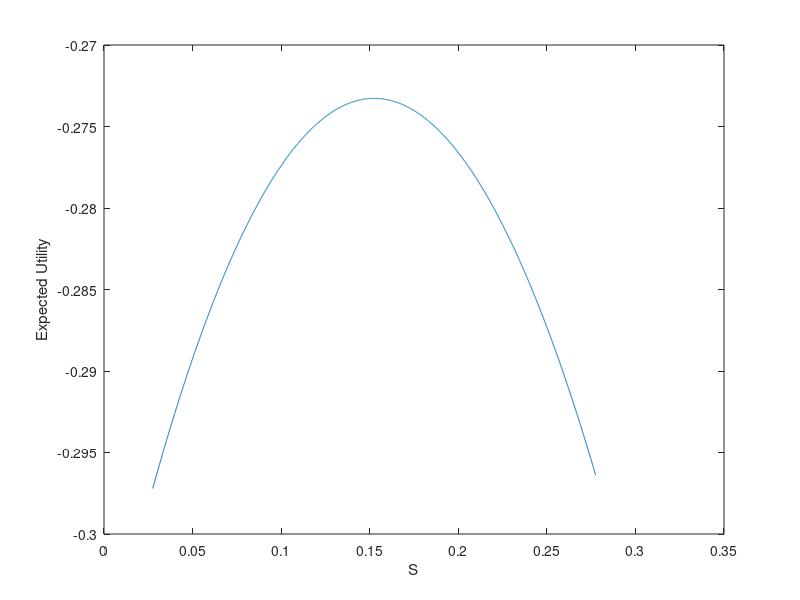

The MATLAB script that drew this image:
% Two-period life-cycle model with income risk (saving in riskless bond only)
% Written by Michael Hatcher (m.c.hatcher@soton.ac.uk) in 2017.

clear; clc;

% Parameter values
beta = 0.96; r = 0.05; Y1 = 1; p = 0.5;
eps1 = 0.5; eps2 = 1.05;
Nguess = 8000; 
Sguess = NaN(Nguess,1); U = Sguess;

S_vec = linspace(0,Y1,Nguess);  %Vector of guesses for S

for i=1:Nguess
    
    Sguess(i) =  S_vec(i);
    S = Sguess(i);
    C1 = Y1 - S;
    C2_1 = eps1 + (1+r)*S; 
    C2_2 = eps2 + (1+r)*S;
    
    U(i) = log(C1) + beta*( p*log(C2_1) + (1-p)*log(C2_2) );
       
    if ~isreal(U(i)) || C1 <= 0 || C2_1 <= 0 || C2_2 <= 0  
        U(i) = -realmax;     %Not sensible economic solutions
    end
    
end

%Find maximum of utility w.r.t. S guesses
[Umax, IndexU] = max(U);        %IndexU is the location of the optimal value

disp('Optimal holding of shares is') 
Sguess(IndexU)

Sstar = Sguess(IndexU);
C1star = Y1 - Sstar;
C2_1star = eps1 + (1+r)*Sstar;
C2_2star = eps2 + (1+r)*Sstar;

%Check that FOC holds
Resid = abs(1/C1star - beta*(1+r)*(p/C2_1star + (1-p)/C2_2star) )

%Plot results
T = 1000; %Window around optimum (see below)
plot(Sguess(IndexU-T:IndexU+T),U(IndexU-T:IndexU+T))
ylabel('Expected Utility'), xlabel('S')
